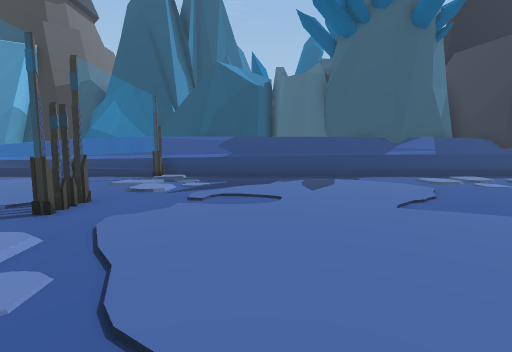
View 1 (above)

17 first-person views from a walk through a Unity game level. The camera is 1.3 m above the floor, tilts 6° down and sees 85° across. The floor is counted in squares, 1 m on a side. Each view is taken from the middle of a square. On the plan, view 1 faces up. The plan holds only what a view shows up to about 13 squares ahead; the rest is blank. The place goes on beyond the plan. The player character is not drawn.

View 2
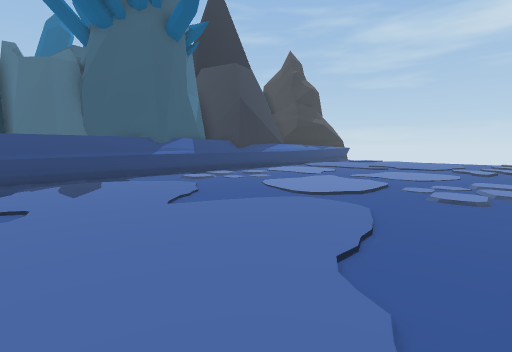

View 3
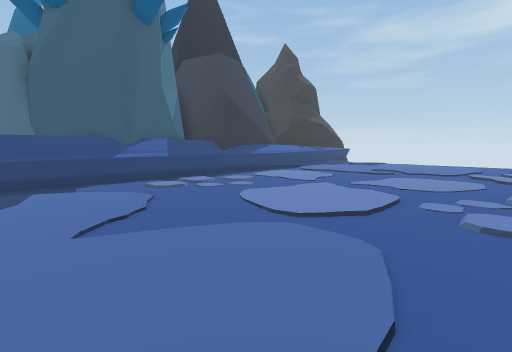

View 4
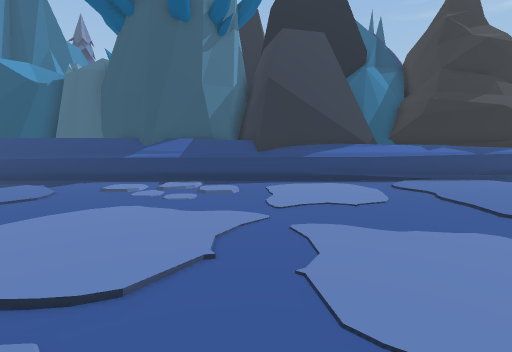

View 5
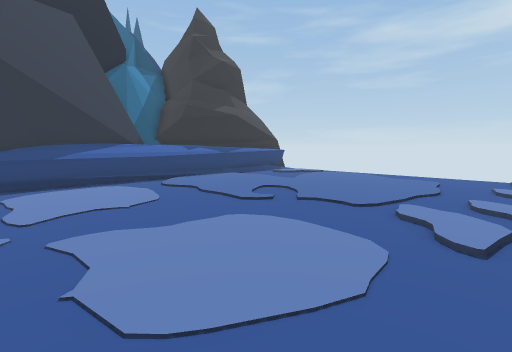

View 6
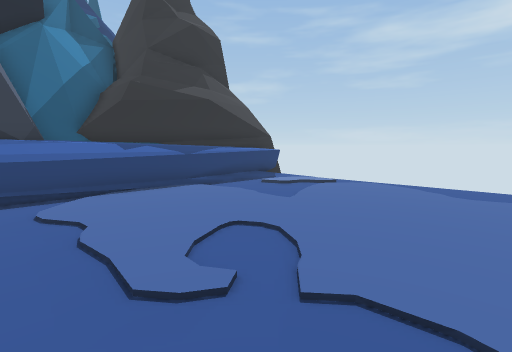

View 7
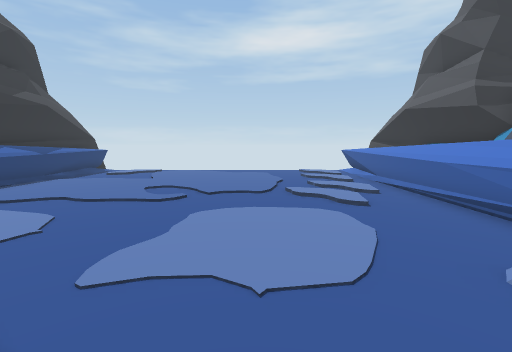

View 8
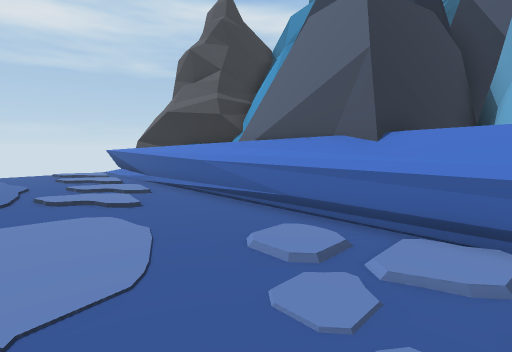

View 9
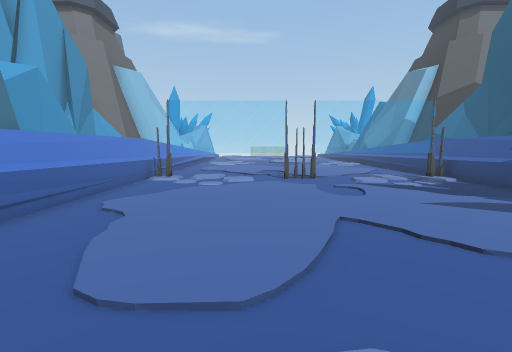

View 10
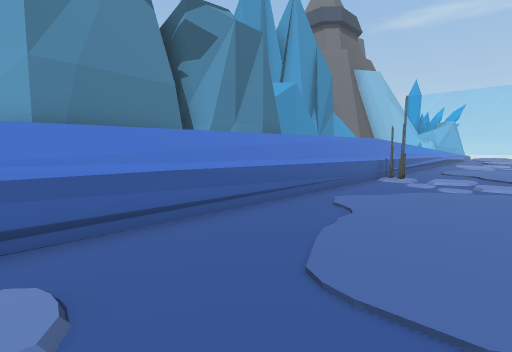

View 11
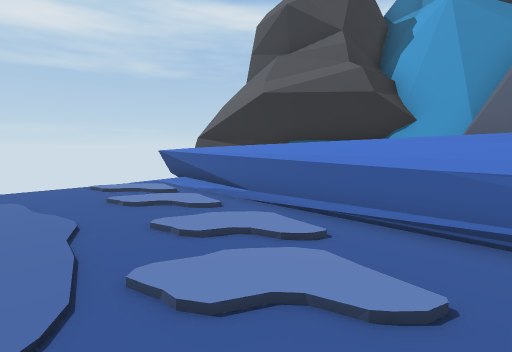

View 12
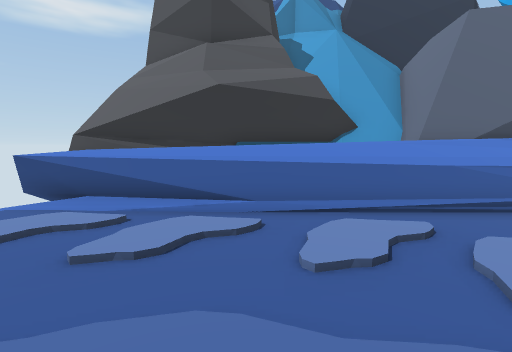

View 13
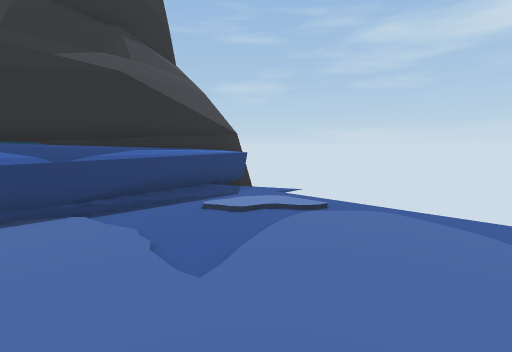

View 14
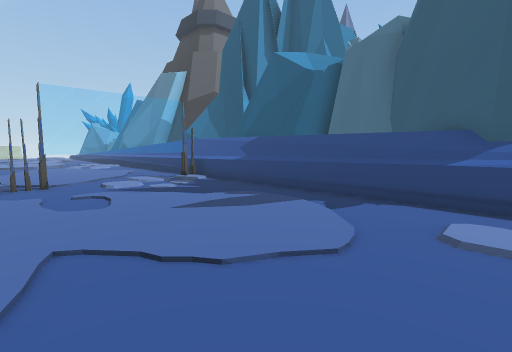

View 15
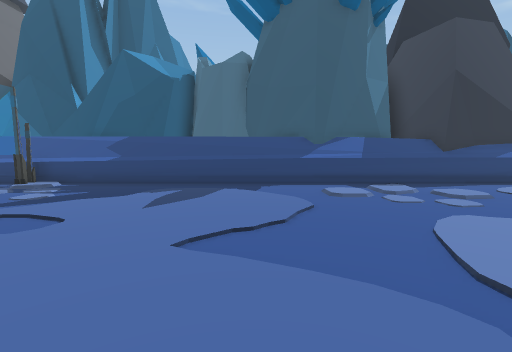

View 16
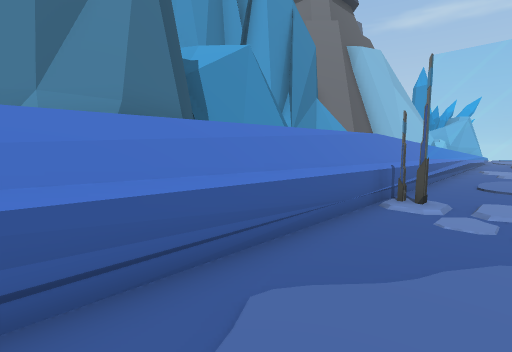

View 17
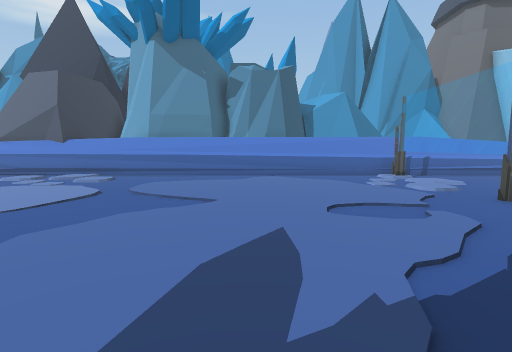

### Floor plan
Key: @ floor where view 1 was taken; # wall or solid block; . floor; = window, fence, low wall or low ledge; ^ raised ledge; A antenna; O other object.
Columns run from 6 left of view 1 to 26 right of it. Each row starts with its distance up from view 1.
 14                       ##########
 13 ################^#####^^^^^^^^^##
 12 ^^A=............................
 11 ^^=.............................
 10 ^^=.............................
  9 ^^=.............................
  8 ^^^.............................
  7 ^^=.............................
  6 ^^A.............................
  5  ^A.............................
  4  ^=.............................
  3 ^^ .............................
  2 ^ =............=................
  1 ^^=............=................
  0 ^^AO..@.........................
 -1 ##########^^^^^^^^^^^^^^^^^^^^^==
 -2 ####             #####^^^^^^^^^##
 -3                       ##########

Positions as (right, up) in squares from view 1, and headings:
1: (0, 0), facing up
2: (0, 0), facing up-right
3: (2, 1), facing up-right
4: (11, 1), facing up
5: (11, 1), facing up-right
6: (15, 4), facing up-right
7: (9, 4), facing right
8: (9, 4), facing down-right
9: (8, 4), facing left
10: (8, 4), facing down-left
11: (15, 4), facing down-right
12: (20, 5), facing down
13: (19, 6), facing up-right
14: (7, 5), facing up-left
15: (4, 2), facing up
16: (3, 2), facing down-left
17: (2, 12), facing down
